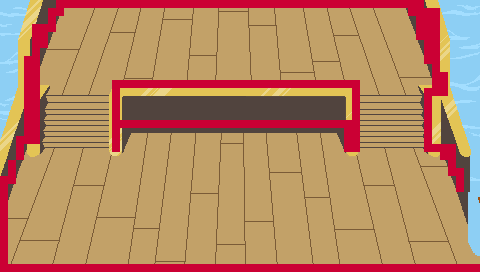

Rendered tile map (Tiled .tmx) drawn with the repository's tilesets; below, a short description and the full map source, tile grids included:
An orthogonal 60x34 tile map with 8x8 px tiles, 1 tile layer (Capa de patrones 1), 1 image layer.

<map version="1.2" tiledversion="1.3.1" orientation="orthogonal" renderorder="right-down" compressionlevel="0" width="60" height="34" tilewidth="8" tileheight="8" infinite="0" nextlayerid="3" nextobjectid="1">
 <tileset firstgid="1" source="CollisoinPatron.tsx" />
 <imagelayer id="2" name="Capa de Imagen 1">
  <image source="../../Interfaces/barco.png" width="480" height="270" />
 </imagelayer>
 <layer id="1" name="Capa de patrones 1" width="60" height="34">
  <data encoding="csv">
0,0,0,0,0,0,0,1,1,1,1,1,1,1,1,1,1,1,1,1,1,1,1,1,1,1,1,1,1,1,1,1,1,1,1,1,1,1,1,1,1,1,1,1,1,1,1,1,1,1,1,1,1,0,0,0,0,0,0,0,
0,0,0,0,0,0,1,1,0,0,0,0,0,0,0,0,0,0,0,0,0,0,0,0,0,0,0,0,0,0,0,0,0,0,0,0,0,0,0,0,0,0,0,0,0,0,0,0,0,0,0,1,1,1,1,0,0,0,0,0,
0,0,0,0,0,0,1,0,0,0,0,0,0,0,0,0,0,0,0,0,0,0,0,0,0,0,0,0,0,0,0,0,0,0,0,0,0,0,0,0,0,0,0,0,0,0,0,0,0,0,0,0,1,1,1,0,0,0,0,0,
0,0,0,0,1,1,1,0,0,0,0,0,0,0,0,0,0,0,0,0,0,0,0,0,0,0,0,0,0,0,0,0,0,0,0,0,0,0,0,0,0,0,0,0,0,0,0,0,0,0,0,0,1,1,1,0,0,0,0,0,
0,0,0,0,1,1,0,0,0,0,0,0,0,0,0,0,0,0,0,0,0,0,0,0,0,0,0,0,0,0,0,0,0,0,0,0,0,0,0,0,0,0,0,0,0,0,0,0,0,0,0,0,1,1,1,0,0,0,0,0,
0,0,0,0,1,1,0,0,0,0,0,0,0,0,0,0,0,0,0,0,0,0,0,0,0,0,0,0,0,0,0,0,0,0,0,0,0,0,0,0,0,0,0,0,0,0,0,0,0,0,0,0,0,1,1,0,0,0,0,0,
0,0,0,0,1,0,0,0,0,0,0,0,0,0,0,0,0,0,0,0,0,0,0,0,0,0,0,0,0,0,0,0,0,0,0,0,0,0,0,0,0,0,0,0,0,0,0,0,0,0,0,0,0,1,1,0,0,0,0,0,
0,0,0,1,1,0,0,0,0,0,0,0,0,0,0,0,0,0,0,0,0,0,0,0,0,0,0,0,0,0,0,0,0,0,0,0,0,0,0,0,0,0,0,0,0,0,0,0,0,0,0,0,0,1,1,0,0,0,0,0,
0,0,0,1,1,0,0,0,0,0,0,0,0,0,0,0,0,0,0,0,0,0,0,0,0,0,0,0,0,0,0,0,0,0,0,0,0,0,0,0,0,0,0,0,0,0,0,0,0,0,0,0,0,0,1,0,0,0,0,0,
0,0,0,1,1,0,0,0,0,0,0,0,0,0,0,0,0,0,0,0,0,0,0,0,0,0,0,0,0,0,0,0,0,0,0,0,0,0,0,0,0,0,0,0,0,0,0,0,0,0,0,0,0,0,1,1,0,0,0,0,
0,0,0,1,1,0,0,0,0,0,0,0,0,0,1,1,1,1,1,1,1,1,1,1,1,1,1,1,1,1,1,1,1,1,1,1,1,1,1,1,1,1,1,1,1,0,0,0,0,0,0,0,0,0,1,1,0,0,0,0,
0,0,0,1,1,0,0,0,0,0,0,0,0,0,1,0,0,0,0,0,0,0,0,0,0,0,0,0,0,0,0,0,0,0,0,0,0,0,0,0,0,0,0,0,1,0,0,0,0,0,0,0,0,1,1,1,0,0,0,0,
0,0,0,1,1,0,0,0,0,0,0,0,0,0,1,0,0,0,0,0,0,0,0,0,0,0,0,0,0,0,0,0,0,0,0,0,0,0,0,0,0,0,0,0,1,0,0,0,0,0,0,0,0,1,0,0,0,0,0,0,
0,0,0,1,1,0,0,0,0,0,0,0,0,0,1,0,0,0,0,0,0,0,0,0,0,0,0,0,0,0,0,0,0,0,0,0,0,0,0,0,0,0,0,0,1,0,0,0,0,0,0,0,0,1,0,0,0,0,0,0,
0,0,0,1,1,0,0,0,0,0,0,0,0,0,1,0,0,0,0,0,0,0,0,0,0,0,0,0,0,0,0,0,0,0,0,0,0,0,0,0,0,0,0,0,1,0,0,0,0,0,0,0,0,1,0,0,0,0,0,0,
0,0,0,1,1,0,0,0,0,0,0,0,0,0,1,1,1,1,1,1,1,1,1,1,1,1,1,1,1,1,1,1,1,1,1,1,1,1,1,1,1,1,1,1,1,0,0,0,0,0,0,0,0,1,0,0,0,0,0,0,
0,0,0,1,1,0,0,0,0,0,0,0,0,0,1,0,0,0,0,0,0,0,0,0,0,0,0,0,0,0,0,0,0,0,0,0,0,0,0,0,0,0,0,1,1,0,0,0,0,0,0,0,0,1,0,0,0,0,0,0,
0,0,1,1,1,0,0,0,0,0,0,0,0,0,1,0,0,0,0,0,0,0,0,0,0,0,0,0,0,0,0,0,0,0,0,0,0,0,0,0,0,0,0,1,1,0,0,0,0,0,0,0,0,1,0,0,0,0,0,0,
0,0,1,0,0,0,0,0,0,0,0,0,0,0,1,0,0,0,0,0,0,0,0,0,0,0,0,0,0,0,0,0,0,0,0,0,0,0,0,0,0,0,0,1,1,0,0,0,0,0,0,0,0,1,1,1,1,0,0,0,
0,0,1,0,0,0,0,0,0,0,0,0,0,0,0,0,0,0,0,0,0,0,0,0,0,0,0,0,0,0,0,0,0,0,0,0,0,0,0,0,0,0,0,0,0,0,0,0,0,0,0,0,0,0,0,1,1,0,0,0,
0,1,0,0,0,0,0,0,0,0,0,0,0,0,0,0,0,0,0,0,0,0,0,0,0,0,0,0,0,0,0,0,0,0,0,0,0,0,0,0,0,0,0,0,0,0,0,0,0,0,0,0,0,0,0,0,1,0,0,0,
0,1,0,0,0,0,0,0,0,0,0,0,0,0,0,0,0,0,0,0,0,0,0,0,0,0,0,0,0,0,0,0,0,0,0,0,0,0,0,0,0,0,0,0,0,0,0,0,0,0,0,0,0,0,0,0,1,1,0,0,
1,1,0,0,0,0,0,0,0,0,0,0,0,0,0,0,0,0,0,0,0,0,0,0,0,0,0,0,0,0,0,0,0,0,0,0,0,0,0,0,0,0,0,0,0,0,0,0,0,0,0,0,0,0,0,0,0,1,0,0,
1,0,0,0,0,0,0,0,0,0,0,0,0,0,0,0,0,0,0,0,0,0,0,0,0,0,0,0,0,0,0,0,0,0,0,0,0,0,0,0,0,0,0,0,0,0,0,0,0,0,0,0,0,0,0,0,0,1,0,0,
1,0,0,0,0,0,0,0,0,0,0,0,0,0,0,0,0,0,0,0,0,0,0,0,0,0,0,0,0,0,0,0,0,0,0,0,0,0,0,0,0,0,0,0,0,0,0,0,0,0,0,0,0,0,0,0,0,0,0,0,
1,0,0,0,0,0,0,0,0,0,0,0,0,0,0,0,0,0,0,0,0,0,0,0,0,0,0,0,0,0,0,0,0,0,0,0,0,0,0,0,0,0,0,0,0,0,0,0,0,0,0,0,0,0,0,0,0,0,0,0,
1,0,0,0,0,0,0,0,0,0,0,0,0,0,0,0,0,0,0,0,0,0,0,0,0,0,0,0,0,0,0,0,0,0,0,0,0,0,0,0,0,0,0,0,0,0,0,0,0,0,0,0,0,0,0,0,0,0,0,0,
1,0,0,0,0,0,0,0,0,0,0,0,0,0,0,0,0,0,0,0,0,0,0,0,0,0,0,0,0,0,0,0,0,0,0,0,0,0,0,0,0,0,0,0,0,0,0,0,0,0,0,0,0,0,0,0,0,0,0,0,
1,0,0,0,0,0,0,0,0,0,0,0,0,0,0,0,0,0,0,0,0,0,0,0,0,0,0,0,0,0,0,0,0,0,0,0,0,0,0,0,0,0,0,0,0,0,0,0,0,0,0,0,0,0,0,0,0,0,0,0,
1,0,0,0,0,0,0,0,0,0,0,0,0,0,0,0,0,0,0,0,0,0,0,0,0,0,0,0,0,0,0,0,0,0,0,0,0,0,0,0,0,0,0,0,0,0,0,0,0,0,0,0,0,0,0,0,0,0,0,0,
1,0,0,0,0,0,0,0,0,0,0,0,0,0,0,0,0,0,0,0,0,0,0,0,0,0,0,0,0,0,0,0,0,0,0,0,0,0,0,0,0,0,0,0,0,0,0,0,0,0,0,0,0,0,0,0,0,0,0,0,
1,0,0,0,0,0,0,0,0,0,0,0,0,0,0,0,0,0,0,0,0,0,0,0,0,0,0,0,0,0,0,0,0,0,0,0,0,0,0,0,0,0,0,0,0,0,0,0,0,0,0,0,0,0,0,0,0,0,0,0,
1,0,0,0,0,0,0,0,0,0,0,0,0,0,0,0,0,0,0,0,0,0,0,0,0,0,0,0,0,0,0,0,0,0,0,0,0,0,0,0,0,0,0,0,0,0,0,0,0,0,0,0,0,0,0,0,0,0,0,0,
1,1,1,1,1,1,1,1,1,1,1,1,1,1,1,1,1,1,1,1,1,1,1,1,1,1,1,1,1,1,1,1,1,1,1,1,1,1,1,1,1,1,1,1,1,1,1,1,1,1,1,1,1,1,1,1,1,1,1,1
</data>
 </layer>
</map>
